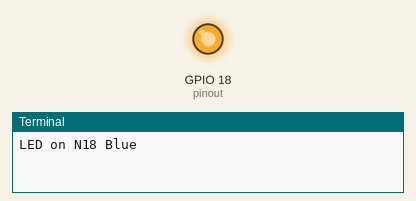
Bench run of a program on a simulated Raspberry Pi (BCM pin numbers). On the bench: output pins drawn as LEDs (lit = HIGH), the last lines printed to the terminal. At 2.0 s the program stops and its outputs stay as they are.

Above: at 0.1 s.
At 1.1 s:
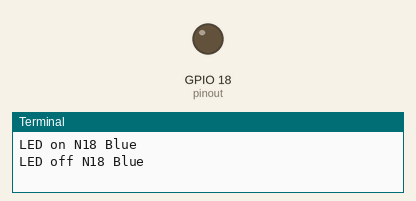
Timing chart, 0 to 2.6 s (numbered marks = the images above):
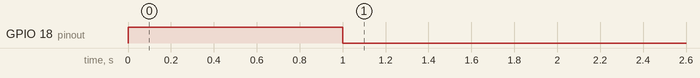

The program:

led.py
```python
import RPi.GPIO as GPIO
import time
GPIO.setmode(GPIO.BCM)
GPIO.setwarnings(False)

pinout = 18
color = "Blue"

GPIO.setup(pinout,GPIO.OUT)
print "LED on N" + str(pinout) + " " + color
GPIO.output(pinout,GPIO.HIGH)
time.sleep(1)
print "LED off N" + str(pinout) + " " + color
GPIO.output(pinout,GPIO.LOW)
time.sleep(1)
```

Measured:
- by itself, GPIO 18 (pinout): LOW → HIGH at 0.00 s, → LOW 1.0 s later
